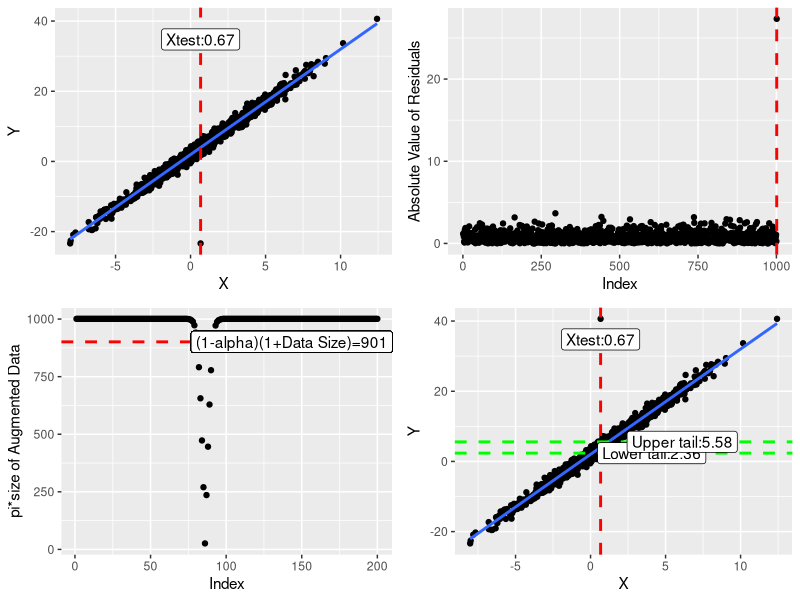
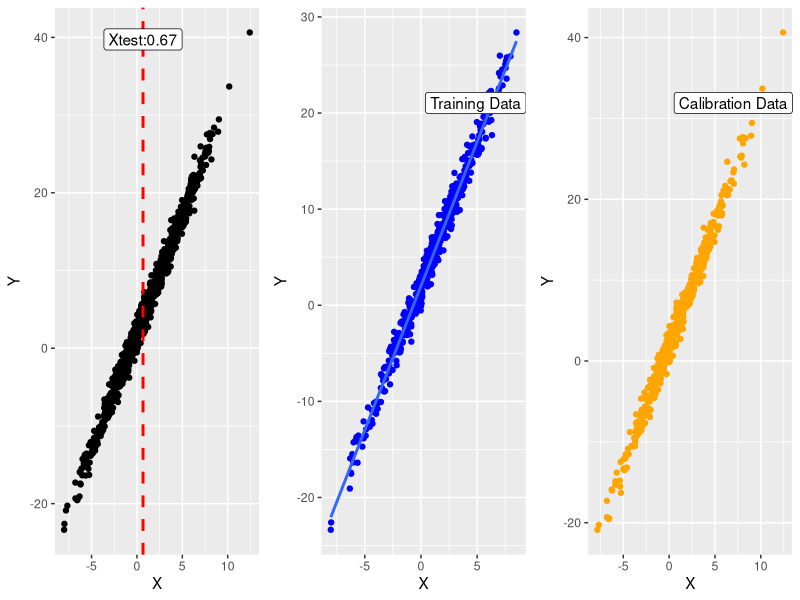
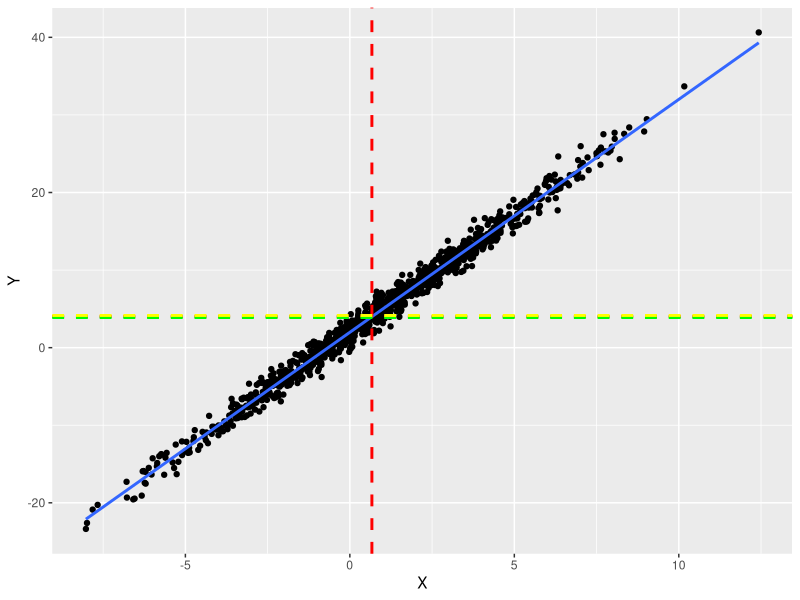

These charts were generated, in order, by the following R code:
#################################################################################################
###SIMPLE EXAMPLE: FULL CONFORMAL PREDICTION METHOD##############################################
##################################################################################################
install.packages(ggplot2)
library(ggplot2)
install.packages("ggpubr")
library(ggpubr)
install.packages("cowplot")
library(cowplot)
##Setting up random data 
set.seed(1)
n<-1000
X<-rnorm(n,1,3)
U<-rnorm(n,0,1)
Y<-2+3*X+U
datXY<-cbind.data.frame(X,Y)
###data point to predict
Xnew<-0.67

###set of candidate y-values for test value,X
candidate_y<-seq(from=min(Y),to=max(Y),length=200)
alpha<-0.1

####Full conformal prediction#####################################
###################################################################
listc<-NULL
for (i in 1:length(candidate_y)){
  point<-c(Xnew,candidate_y[i])
  newDat<-rbind.data.frame(datXY,point)
  names(newDat)<-c("X","Y")
  mod<-lm(Y~X,data=newDat)   ###Step 1:linear regression
  resid<-abs(mod$residuals)    ###Step 2: Absolute value of residuals
  threshold<-resid[length(resid)]  
  pi0<-ifelse(resid<=threshold,1,0) ##Step 3: proportion of residuals<=residuals for Xnew
  piy<-sum(pi0)/(nrow(newDat))
  threshold2<-ceiling((1-alpha)*(nrow(newDat))) ##Step 4: threshold of (n+1)(1-alpha)
  piyp<-piy*(nrow(newDat))
  if (piyp<=threshold2)
  {listc<-rbind(listc,candidate_y[i])}        ###Step 5: choosing candidate y values<= threshold
  
  else {next}
  
}

v<-range(listc)

############################################################################
############################################################################
##plotting results##########################################################

###Demonstrating-Step 1: linear regression-using candidate value y1
point<-c(Xnew,candidate_y[1])
newDat<-rbind.data.frame(datXY,point)
names(newDat)<-c("X","Y")
mod<-lm(Y~X,data=newDat)
a<-ggplot(data=newDat,aes(x=X,y=Y))+geom_point()+geom_smooth(method="lm",se=FALSE)+
     geom_vline(xintercept=0.67,col="red",linetype="dashed",size=1)

a1<-a+annotate(x=0.67,y=+Inf,label="Xtest:0.67",vjust=2,geom="label")

##step2: Absolute value of residuals
z<-1:1001
resid<-abs(mod$residuals)
f<-cbind.data.frame(z,resid)
names(f)<-c("z","resid")
lastval<-f[1001,2]

b<-ggplot(data=f,aes(x=z,y=resid))+geom_point()+
  geom_vline(xintercept=1001,col="red",linetype="dashed",size=1)+
  xlab("Index")+ylab("Absolute Value of Residuals")


b1<-b+annotate(x=101,y=+Inf,label="R(Xtest,y)",vjust=2,hjust=-6.5,geom="label")

###Step-3
listp<-NULL
for (i in 1:length(candidate_y)){
  point<-c(Xnew,candidate_y[i])
  newDat<-rbind.data.frame(datXY,point)
  names(newDat)<-c("X","Y")
  mod<-lm(Y~X,data=newDat)   ###Step 1:linear regression
  resid<-abs(mod$residuals)    ###Step 2: Absolute value of residuals
  threshold<-resid[length(resid)]  
  pi0<-ifelse(resid<=threshold,1,0) ##Step 3: proportion of residuals<=residuals for Xnew
  piy<-sum(pi0)/(nrow(newDat))
  threshold2<-ceiling((1-alpha)*(nrow(newDat))) ##Step 4: threshold of (n+1)(1-alpha)
  piyp<-piy*(nrow(newDat))
  listp<-rbind(listp,piyp)
  
}

th<-ceiling((1-alpha)*(nrow(newDat)))
t<-rep(th,200)

g<-cbind.data.frame(t,listp,1:200)
names(g)<-c("Threshold","pi","Index")

thc<-g$Threshold
c<-ggplot(data=g,aes(x=Index,y=pi))+geom_point()+
  geom_hline(yintercept=thc,col="red",linetype="dashed",size=1)+
  ylab("pi*size of Augmented Data")

c1<-c+annotate(x=+Inf,y=thc,label="(1-alpha)(1+Data Size)=901",hjust=1,geom="label")

###############################################################################
####Prediction intervals#######################################################
j<-range(listc)

d<-ggplot(data=newDat,aes(x=X,y=Y))+geom_point()+geom_smooth(method="lm",se=FALSE)+
  geom_vline(xintercept=0.67,col="red",linetype="dashed",size=1)+
  geom_hline(yintercept=j[1],col="green",linetype="dashed",size=1)+
  geom_hline(yintercept=j[2],col="green",linetype="dashed",size=1)
  

d1<-d+annotate(x=0.67,y=+Inf,label="Xtest:0.67",vjust=2,geom="label")+
  annotate(x=+Inf,y=j[1],label="Lower tail:2.36",hjust=1.8,geom="label")+
  annotate(x=+Inf,y=j[2],label="Upper tail:5.58",hjust=1.5,geom="label")
  

plot_grid(
  a1,b1,c1,d1,
  align = "h", axis = "tb",
  nrow = 2, rel_widths = c(2, 2)
)


############################################################################################
###########SPLIT CONFORMAL PREDICTION-SIMPLE EXAMPLE########################################
############################################################################################
set.seed(2)
alpha<-0.1
ind<-sample(nrow(datXY),floor(nrow(datXY)/2),replace=FALSE)##split into training and calibration sets
Ytrain<-data.frame(datXY[ind,2])
Xtrain<-data.frame(datXY[ind,1])
train<-cbind.data.frame(Xtrain,Ytrain)
names(train)<-c("X","Y")
mod<-lm(Y~X,data=train)
Ycalib<-datXY[-ind,2]
Xcalib<-datXY[-ind,1]
calib<-cbind.data.frame(Xcalib,Ycalib)
names(calib)<-c("X","Y")
resid_calib<-abs(calib[,2]-predict(mod,calib)) ##Conformity scores on calibration set
yhat<-predict(mod,newdata=data.frame(X=Xnew))
emp<-ceiling((1+nrow(calib))*(1-alpha)) ##threshold or k
##find empth empirical quantile
resid_calib_sorted<-sort(resid_calib) ##sorted conformity scores on calibration set
emp_qtile<-resid_calib[emp] ##finding the kth empirical quantile 
pred_interval<-c(yhat-emp_qtile,yhat+emp_qtile)  ##prediction interval

############################################################################################
############################################################################################
##Step 1: split into training and calibration data 
##Step 2: regression on training data 
a<-ggplot(datXY,aes(x=X,y=Y))+geom_point()+
  geom_vline(xintercept=0.67,col="red",linetype="dashed",size=1)
b<-ggplot(train,aes(x=X,y=Y))+geom_point(col="blue")+geom_smooth(method="lm",se=FALSE)
c<-ggplot(calib,aes(x=X,y=Y))+geom_point(col="orange")

a1<-a+annotate(x=+Inf,y=+Inf,label="Entire Data",vjust=3,hjust=-7,geom="label")+
  annotate(x=0.67,y=+Inf,label="Xtest:0.67",vjust=2,geom="label")

b1<-b+annotate(x=+Inf,y=+Inf,label="Training Data",vjust=5,hjust=1,geom="label")
c1<-c+annotate(x=+Inf,y=+Inf,label="Calibration Data",vjust=5,hjust=1,geom="label")

plot_grid(
  a1, b1,c1,
  align = "h", axis = "tb",
  nrow = 1, rel_widths = c(1, 1)
)

###step 3: conformity scores
###ranking of conformity scores to 
###obtain kth smallest empirical quantile 
###where k=(1-alpha)*(1+size(calibration set))
f<-cbind.data.frame(resid_calib,1:500,yhat)
g<-cbind.data.frame(resid_calib_sorted,1:500,yhat)
names(f)<-c("resid","conseq","yhat")
names(g)<-names(f)
d<-ggplot(f,aes(x=conseq,y=resid))+geom_point(col="orange")+
  xlab("Index from 1 to 500")+ylab("Conformity Scores(unsorted)")
e<-ggplot(g,aes(x=conseq,y=resid))+geom_point(col="purple")+
  geom_vline(xintercept=emp,col="red",linetype="dashed",size=1)+
  geom_hline(yintercept=emp_qtile,col="red",linetype="dashed",size=1)+
  xlab("Index from 1 to 500")+ylab("Conformity scores")

e1<-e+annotate(x=emp,y=+Inf,label="kth position",vjust=2,geom="label")+
  annotate(x=+Inf,y=emp_qtile,label="kth empirical quantile",hjust=1.8,geom="label")+
  annotate(x=200,y=0.7,label="Sorted conformity scores(calibration data)",geom="label")

###Step 4: obtaining (1-alpha) prediction intervals using
##predicted y and kth empirical quantilea 
k<-ggplot(datXY,aes(x=X,y=Y))+geom_point()+geom_smooth(method="lm",se=FALSE)+
  geom_vline(xintercept=0.67,col="red",linetype="dashed",size=1)+
  geom_hline(yintercept=yhat,col="red",linetype="dashed",size=1)+
  geom_hline(yintercept=3.885431,col="green",linetype="dashed",size=1)+
  geom_hline(yintercept=4.148118 ,col="yellow",linetype="dashed",size=1)

k

############make dataset small in R to 
#######################zoom in on upper and lower tails of prediction interval
library(dplyr)
library(tidyverse)

dat2<-datXY%>%filter(X>=-2.5 & X<=2.5)%>%filter(Y>0& Y<6)
k<-ggplot(dat2,aes(x=X,y=Y))+geom_point()+
  geom_vline(xintercept=0.67,col="red",linetype="dashed",size=1)+
  geom_hline(yintercept=yhat,col="red",linetype="dashed",size=1)+
  geom_hline(yintercept=pred_interval[1],col="green",linetype="dashed",size=1)+
  geom_hline(yintercept=pred_interval[2],col="green",linetype="dashed",size=1)

#a+annotate(x=0.67,y=+Inf,label="Xtest:0.67",vjust=2,geom="label")
k1<-k+annotate(x=0.67,y=+Inf,label="Xtest:0.67",vjust=5,hjust=1,geom="label")+
  annotate(x=+Inf,y=yhat,label="Predicted y:4.017",hjust=2,geom="label")+
  annotate(x=+Inf,y=pred_interval[1],label="Lower tail:3.89",hjust=5,vjust=1,geom="label")+
  annotate(x=+Inf,y=pred_interval[2],label="Upper tail:4.15",hjust=5,vjust=0.05,geom="label")+
  annotate(x=0,y=1,label="Upper tail:Predicted y+kth empirical quantile",geom="label")+
  annotate(x=0,y=0.75,label="Lower tail:Predicted y-kth empirical quantile",geom="label")



